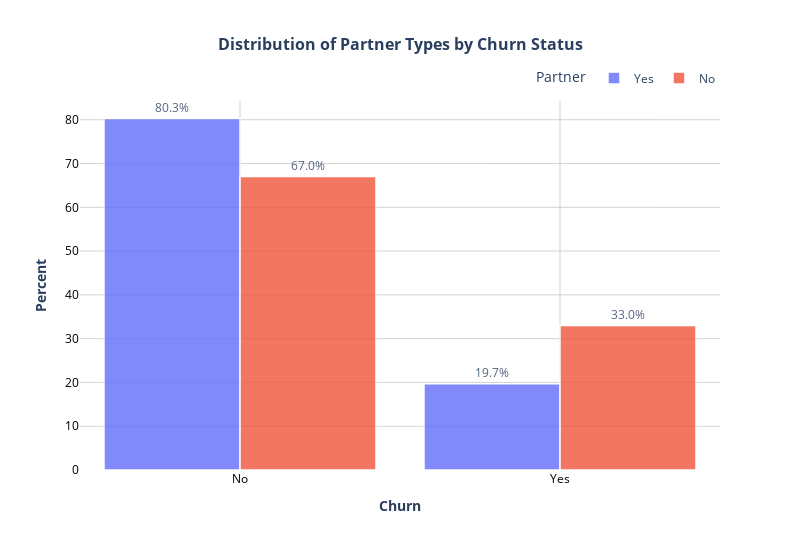

The code cell stored with this chart in its notebook:
### Code cell
# Now we will see the distribution of churn by partner
plot_histogram(df, x="Churn", color="Partner",
               title="<b>Distribution of Partner Types by Churn Status</b>")

### Figure 1 — Plotly figure (JSON) as saved in the notebook; plotly's stock layout.template omitted (floating-point values rounded to 4 significant figures; data arrays with more than 128 entries replaced by an {"elided": "..."} marker saying what was removed)
{"data": [{"alignmentgroup": "True", "bingroup": "x", "histnorm": "percent", "hovertemplate": "Partner=Yes<br>Churn=%{x}<br>percent=%{y}<extra></extra>", "legendgroup": "Yes", "marker": {"color": "#636efa", "line": {"color": "white", "width": 1.5}, "pattern": {"shape": ""}}, "name": "Yes", "offsetgroup": "Yes", "opacity": 0.8, "orientation": "v", "showlegend": true, "textposition": "outside", "texttemplate": "%{y:.1f}%", "type": "histogram", "x": {"elided": "3393 str values"}, "xaxis": "x", "yaxis": "y"}, {"alignmentgroup": "True", "bingroup": "x", "histnorm": "percent", "hovertemplate": "Partner=No<br>Churn=%{x}<br>percent=%{y}<extra></extra>", "legendgroup": "No", "marker": {"color": "#EF553B", "line": {"color": "white", "width": 1.5}, "pattern": {"shape": ""}}, "name": "No", "offsetgroup": "No", "opacity": 0.8, "orientation": "v", "showlegend": true, "textposition": "outside", "texttemplate": "%{y:.1f}%", "type": "histogram", "x": {"elided": "3639 str values"}, "xaxis": "x", "yaxis": "y"}], "layout": {"bargap": 0.15, "barmode": "group", "font": {"size": 12}, "height": 550, "legend": {"orientation": "h", "title": {"text": "Partner"}, "tracegroupgap": 0, "x": 1, "xanchor": "right", "y": 1.02, "yanchor": "bottom"}, "paper_bgcolor": "white", "plot_bgcolor": "white", "title": {"font": {"size": 16}, "text": "<b><b>Distribution of Partner Types by Churn Status</b></b>", "x": 0.5}, "width": 800, "xaxis": {"anchor": "y", "domain": [0, 1], "gridcolor": "lightgray", "gridwidth": 1, "showgrid": true, "tickfont": {"color": "black", "size": 12}, "title": {"text": "<b>Churn</b>"}}, "yaxis": {"anchor": "x", "domain": [0, 1], "gridcolor": "lightgray", "gridwidth": 1, "showgrid": true, "tickfont": {"color": "black", "size": 12}, "title": {"text": "<b>Percent</b>"}}}}
